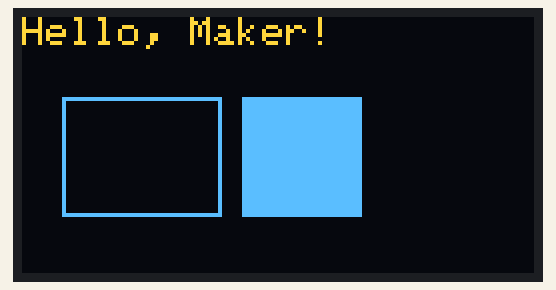
Simulated run of this sketch. Board: ESP32. Shown: 128×64 one-colour display. The OLED is the two-colour kind (top 16 rows yellow).

Above: at 0.1 s.

The sketch:

oled_hello.ino
```cpp
// WHY: Teaches driving a tiny I2C OLED and the Adafruit GFX drawing API.
// The SSD1306 (128x64) talks I2C at 0x3C. We clear the buffer, draw text and a
// shape, then push it with display() — the same foundation for gauges, menus,
// and any "screen" project.

#include <Wire.h>
#include <Adafruit_GFX.h>
#include <Adafruit_SSD1306.h>

#define SCREEN_W 128
#define SCREEN_H 64
#define OLED_ADDR 0x3C

Adafruit_SSD1306 display(SCREEN_W, SCREEN_H, &Wire, -1);

void setup() {
  Serial.begin(115200);
  Wire.begin(21, 22);                       // ESP32 I2C pins
  if (!display.begin(SSD1306_SWITCHCAPVCC, OLED_ADDR)) {
    Serial.println("OLED not found!");
    while (1);                              // halt if display missing
  }
  display.clearDisplay();
  display.setTextSize(1);
  display.setTextColor(SSD1306_WHITE);
  display.setCursor(0, 0);
  display.println("Hello, Maker!");

  // Draw a small filled rectangle as a "logo".
  display.drawRect(10, 20, 40, 30, SSD1306_WHITE);
  display.fillRect(55, 20, 30, 30, SSD1306_WHITE);

  display.display();                        // push buffer to screen
}

void loop() {
  // Static screen — nothing to update each frame.
  delay(1000);
}
```
